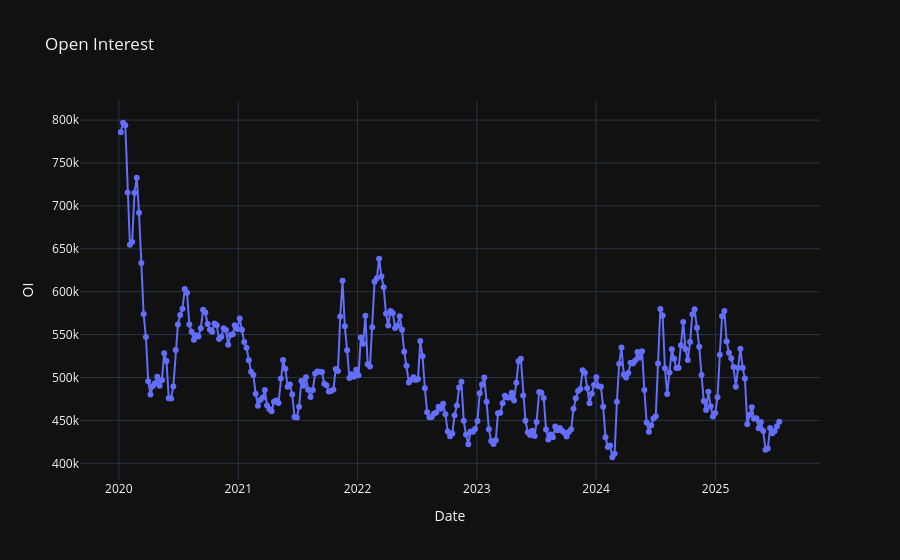

Notebook cell for this chart:
### Markdown cell above
### plotting

### Code cell
import plotly.express as px

fig = px.line(oi_df.reset_index(), x='Date', y='OI', title='Open Interest', markers=True, template='plotly_dark')


fig.write_html("plots/open_interest.html")
fig.show()

### Figure 1 — Plotly figure (JSON) as saved in the notebook; plotly's stock layout.template omitted (floating-point values rounded to 4 significant figures; data arrays with more than 128 entries replaced by an {"elided": "..."} marker saying what was removed)
{"data": [{"hovertemplate": "Date=%{x}<br>OI=%{y}<extra></extra>", "legendgroup": "", "line": {"color": "#636efa", "dash": "solid"}, "marker": {"symbol": "circle"}, "mode": "lines+markers", "name": "", "orientation": "v", "showlegend": false, "type": "scatter", "x": {"elided": "289 str values"}, "xaxis": "x", "y": {"elided": "289 int values"}, "yaxis": "y"}], "layout": {"legend": {"tracegroupgap": 0}, "title": {"text": "Open Interest"}, "xaxis": {"anchor": "y", "domain": [0, 1], "title": {"text": "Date"}}, "yaxis": {"anchor": "x", "domain": [0, 1], "title": {"text": "OI"}}}}
